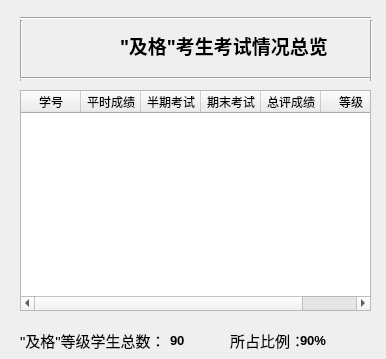
<?xml version="1.0" encoding="UTF-8"?>
<ui version="4.0">
 <class>ratingd</class>
 <widget class="QDialog" name="ratingd">
  <property name="geometry">
   <rect>
    <x>0</x>
    <y>0</y>
    <width>386</width>
    <height>359</height>
   </rect>
  </property>
  <property name="windowTitle">
   <string>Dialog</string>
  </property>
  <widget class="QLabel" name="label_3">
   <property name="geometry">
    <rect>
     <x>20</x>
     <y>330</y>
     <width>151</width>
     <height>21</height>
    </rect>
   </property>
   <property name="font">
    <font>
     <pointsize>11</pointsize>
    </font>
   </property>
   <property name="text">
    <string>&quot;及格&quot;等级学生总数：</string>
   </property>
  </widget>
  <widget class="QLabel" name="label">
   <property name="geometry">
    <rect>
     <x>120</x>
     <y>30</y>
     <width>221</width>
     <height>31</height>
    </rect>
   </property>
   <property name="font">
    <font>
     <family>楷体</family>
     <pointsize>14</pointsize>
     <weight>75</weight>
     <bold>true</bold>
    </font>
   </property>
   <property name="text">
    <string>&quot;及格&quot;考生考试情况总览</string>
   </property>
  </widget>
  <widget class="QLabel" name="label_2">
   <property name="geometry">
    <rect>
     <x>50</x>
     <y>20</y>
     <width>51</width>
     <height>51</height>
    </rect>
   </property>
   <property name="text">
    <string/>
   </property>
   <property name="pixmap">
    <pixmap resource="pic.qrc">:/new/prefix1/pic/njupt.png</pixmap>
   </property>
   <property name="scaledContents">
    <bool>true</bool>
   </property>
  </widget>
  <widget class="Line" name="line_4">
   <property name="geometry">
    <rect>
     <x>370</x>
     <y>20</y>
     <width>3</width>
     <height>61</height>
    </rect>
   </property>
   <property name="orientation">
    <enum>Qt::Vertical</enum>
   </property>
  </widget>
  <widget class="Line" name="line_2">
   <property name="geometry">
    <rect>
     <x>20</x>
     <y>20</y>
     <width>3</width>
     <height>61</height>
    </rect>
   </property>
   <property name="orientation">
    <enum>Qt::Vertical</enum>
   </property>
  </widget>
  <widget class="QTableWidget" name="scoreTable">
   <property name="geometry">
    <rect>
     <x>20</x>
     <y>90</y>
     <width>351</width>
     <height>221</height>
    </rect>
   </property>
   <property name="rowCount">
    <number>0</number>
   </property>
   <property name="columnCount">
    <number>6</number>
   </property>
   <attribute name="horizontalHeaderDefaultSectionSize">
    <number>60</number>
   </attribute>
   <column>
    <property name="text">
     <string>学号</string>
    </property>
   </column>
   <column>
    <property name="text">
     <string>平时成绩</string>
    </property>
   </column>
   <column>
    <property name="text">
     <string>半期考试</string>
    </property>
   </column>
   <column>
    <property name="text">
     <string>期末考试</string>
    </property>
   </column>
   <column>
    <property name="text">
     <string>总评成绩</string>
    </property>
   </column>
   <column>
    <property name="text">
     <string>等级</string>
    </property>
   </column>
  </widget>
  <widget class="Line" name="line">
   <property name="geometry">
    <rect>
     <x>20</x>
     <y>10</y>
     <width>351</width>
     <height>16</height>
    </rect>
   </property>
   <property name="orientation">
    <enum>Qt::Horizontal</enum>
   </property>
  </widget>
  <widget class="QLabel" name="d_number">
   <property name="geometry">
    <rect>
     <x>170</x>
     <y>330</y>
     <width>51</width>
     <height>21</height>
    </rect>
   </property>
   <property name="font">
    <font>
     <pointsize>10</pointsize>
     <weight>75</weight>
     <bold>true</bold>
    </font>
   </property>
   <property name="text">
    <string>90</string>
   </property>
  </widget>
  <widget class="QLabel" name="d_rate">
   <property name="geometry">
    <rect>
     <x>300</x>
     <y>330</y>
     <width>91</width>
     <height>21</height>
    </rect>
   </property>
   <property name="font">
    <font>
     <pointsize>10</pointsize>
     <weight>75</weight>
     <bold>true</bold>
    </font>
   </property>
   <property name="text">
    <string>90%</string>
   </property>
  </widget>
  <widget class="QLabel" name="label_4">
   <property name="geometry">
    <rect>
     <x>230</x>
     <y>330</y>
     <width>81</width>
     <height>21</height>
    </rect>
   </property>
   <property name="font">
    <font>
     <pointsize>11</pointsize>
    </font>
   </property>
   <property name="text">
    <string>所占比例：</string>
   </property>
  </widget>
  <widget class="Line" name="line_3">
   <property name="geometry">
    <rect>
     <x>20</x>
     <y>70</y>
     <width>351</width>
     <height>16</height>
    </rect>
   </property>
   <property name="orientation">
    <enum>Qt::Horizontal</enum>
   </property>
  </widget>
  <widget class="QLabel" name="label_6">
   <property name="geometry">
    <rect>
     <x>0</x>
     <y>0</y>
     <width>391</width>
     <height>371</height>
    </rect>
   </property>
   <property name="text">
    <string/>
   </property>
   <property name="pixmap">
    <pixmap resource="pic.qrc">:/new/prefix1/pic/background_4.png</pixmap>
   </property>
   <property name="scaledContents">
    <bool>true</bool>
   </property>
  </widget>
  <zorder>label_6</zorder>
  <zorder>label_3</zorder>
  <zorder>label</zorder>
  <zorder>label_2</zorder>
  <zorder>line_4</zorder>
  <zorder>line_2</zorder>
  <zorder>scoreTable</zorder>
  <zorder>line</zorder>
  <zorder>d_number</zorder>
  <zorder>d_rate</zorder>
  <zorder>label_4</zorder>
  <zorder>line_3</zorder>
 </widget>
 <resources>
  <include location="pic.qrc"/>
 </resources>
 <connections/>
</ui>
